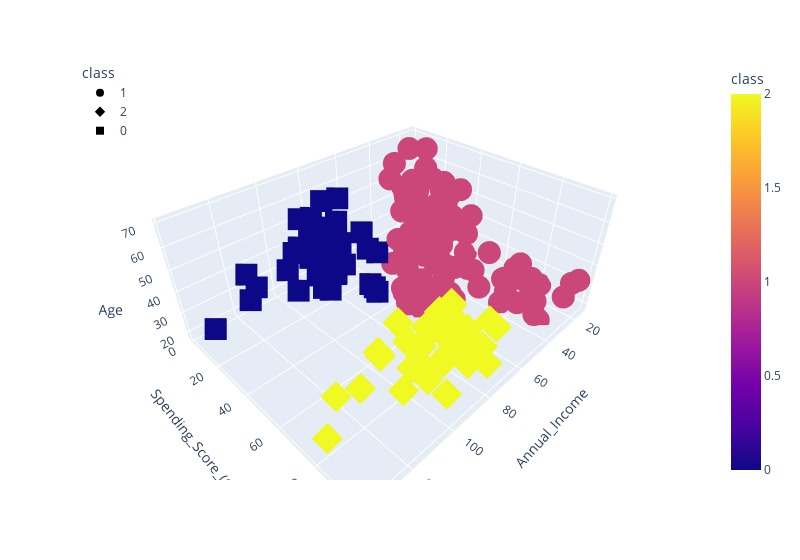

Notebook code cell kept with this figure:
### Code cell
test_cluster_amount(df_shopping, 3)
# df_shopping.hvplot.scatter(x="Annual_Income", y="Spending_Score_(1-100)", by="class")

fig = px.scatter_3d(
    df_shopping,
    x="Annual_Income",
    y="Spending_Score_(1-100)",
    z="Age",
    color="class",
    symbol="class",
    width=800,
)
fig.update_layout(legend=dict(x=0, y=1))
fig.show()

### Figure 1 — Plotly figure (JSON) as saved in the notebook; plotly's stock layout.template omitted (floating-point values rounded to 4 significant figures)
{"data": [{"hovertemplate": "class=%{marker.color}<br>Annual_Income=%{x}<br>Spending_Score_(1-100)=%{y}<br>Age=%{z}<extra></extra>", "legendgroup": "1", "marker": {"color": [1, 1, 1, 1, 1, 1, 1, 1, 1, 1, 1, 1, 1, 1, 1, 1, 1, 1, 1, 1, 1, 1, 1, 1, 1, 1, 1, 1, 1, 1, 1, 1, 1, 1, 1, 1, 1, 1, 1, 1, 1, 1, 1, 1, 1, 1, 1, 1, 1, 1, 1, 1, 1, 1, 1, 1, 1, 1, 1, 1, 1, 1, 1, 1, 1, 1, 1, 1, 1, 1, 1, 1, 1, 1, 1, 1, 1, 1, 1, 1, 1, 1, 1, 1, 1, 1, 1, 1, 1, 1, 1, 1, 1, 1, 1, 1, 1, 1, 1, 1, 1, 1, 1, 1, 1, 1, 1, 1, 1, 1, 1, 1, 1, 1, 1, 1, 1, 1, 1, 1, 1, 1, 1], "coloraxis": "coloraxis", "symbol": "circle"}, "mode": "markers", "name": "1", "scene": "scene", "showlegend": true, "type": "scatter3d", "x": [15, 15, 16, 16, 17, 17, 18, 18, 19, 19, 19, 19, 20, 20, 20, 20, 21, 21, 23, 23, 24, 24, 25, 25, 28, 28, 28, 28, 29, 29, 30, 30, 33, 33, 33, 33, 34, 34, 37, 37, 38, 38, 39, 39, 39, 39, 40, 40, 40, 40, 42, 42, 43, 43, 43, 43, 44, 44, 46, 46, 46, 46, 47, 47, 48, 48, 48, 48, 48, 48, 49, 49, 50, 50, 54, 54, 54, 54, 54, 54, 54, 54, 54, 54, 54, 54, 57, 57, 58, 58, 59, 59, 60, 60, 60, 60, 60, 60, 61, 61, 62, 62, 62, 62, 62, 62, 63, 63, 63, 63, 63, 63, 64, 64, 65, 65, 65, 65, 67, 67, 67, 67, 69], "y": [39, 81, 6, 77, 40, 76, 6, 94, 3, 72, 14, 99, 15, 77, 13, 79, 35, 66, 29, 98, 35, 73, 5, 73, 14, 82, 32, 61, 31, 87, 4, 73, 4, 92, 14, 81, 17, 73, 26, 75, 35, 92, 36, 61, 28, 65, 55, 47, 42, 42, 52, 60, 54, 60, 45, 41, 50, 46, 51, 46, 56, 55, 52, 59, 51, 59, 50, 48, 59, 47, 55, 42, 49, 56, 47, 54, 53, 48, 52, 42, 51, 55, 41, 44, 57, 46, 58, 55, 60, 46, 55, 41, 49, 40, 42, 52, 47, 50, 42, 49, 41, 48, 59, 55, 56, 42, 50, 46, 43, 48, 52, 54, 42, 46, 48, 50, 43, 59, 43, 57, 56, 40, 58], "z": [19, 21, 20, 23, 31, 22, 35, 23, 64, 30, 67, 35, 58, 24, 37, 22, 35, 20, 52, 35, 35, 25, 46, 31, 54, 29, 45, 35, 40, 23, 60, 21, 53, 18, 49, 21, 42, 30, 36, 20, 65, 24, 48, 31, 49, 24, 50, 27, 29, 31, 49, 33, 31, 59, 50, 47, 51, 69, 27, 53, 70, 19, 67, 54, 63, 18, 43, 68, 19, 32, 70, 47, 60, 60, 59, 26, 45, 40, 23, 49, 57, 38, 67, 46, 21, 48, 55, 22, 34, 50, 68, 18, 48, 40, 32, 24, 47, 27, 48, 20, 23, 49, 67, 26, 49, 21, 66, 54, 68, 66, 65, 19, 38, 19, 18, 19, 63, 49, 51, 50, 27, 38, 40]}, {"hovertemplate": "class=%{marker.color}<br>Annual_Income=%{x}<br>Spending_Score_(1-100)=%{y}<br>Age=%{z}<extra></extra>", "legendgroup": "2", "marker": {"color": [2, 2, 2, 2, 2, 2, 2, 2, 2, 2, 2, 2, 2, 2, 2, 2, 2, 2, 2, 2, 2, 2, 2, 2, 2, 2, 2, 2, 2, 2, 2, 2, 2, 2, 2, 2, 2, 2, 2], "coloraxis": "coloraxis", "symbol": "diamond"}, "mode": "markers", "name": "2", "scene": "scene", "showlegend": true, "type": "scatter3d", "x": [69, 70, 71, 71, 71, 72, 73, 73, 74, 75, 76, 77, 77, 78, 78, 78, 78, 78, 78, 79, 81, 85, 86, 87, 87, 87, 88, 88, 93, 97, 98, 99, 101, 103, 103, 113, 120, 126, 137], "y": [91, 77, 95, 75, 75, 71, 88, 73, 72, 93, 87, 97, 74, 90, 88, 76, 89, 78, 73, 83, 93, 75, 95, 63, 75, 92, 86, 69, 90, 86, 88, 97, 68, 85, 69, 91, 79, 74, 83], "z": [39, 31, 40, 38, 39, 31, 29, 32, 35, 32, 32, 28, 32, 34, 39, 38, 27, 30, 30, 29, 31, 36, 33, 32, 28, 36, 30, 27, 35, 32, 29, 30, 28, 36, 32, 38, 35, 32, 30]}, {"hovertemplate": "class=%{marker.color}<br>Annual_Income=%{x}<br>Spending_Score_(1-100)=%{y}<br>Age=%{z}<extra></extra>", "legendgroup": "0", "marker": {"color": [0, 0, 0, 0, 0, 0, 0, 0, 0, 0, 0, 0, 0, 0, 0, 0, 0, 0, 0, 0, 0, 0, 0, 0, 0, 0, 0, 0, 0, 0, 0, 0, 0, 0, 0, 0, 0, 0], "coloraxis": "coloraxis", "symbol": "square"}, "mode": "markers", "name": "0", "scene": "scene", "showlegend": true, "type": "scatter3d", "x": [70, 71, 71, 71, 72, 73, 73, 74, 75, 76, 77, 77, 78, 78, 78, 78, 78, 78, 79, 81, 85, 86, 87, 87, 87, 88, 88, 93, 97, 98, 99, 101, 103, 103, 113, 120, 126, 137], "y": [29, 35, 11, 9, 34, 5, 7, 10, 5, 40, 12, 36, 22, 17, 20, 16, 1, 1, 35, 5, 26, 20, 27, 13, 10, 13, 15, 14, 32, 15, 39, 24, 17, 23, 8, 16, 28, 18], "z": [23, 43, 59, 47, 25, 20, 44, 19, 57, 28, 25, 48, 34, 43, 44, 47, 37, 34, 56, 19, 50, 42, 36, 40, 36, 52, 58, 59, 37, 46, 41, 54, 41, 34, 33, 47, 45, 32]}], "layout": {"coloraxis": {"colorbar": {"title": {"text": "class"}}, "colorscale": [[0, "#0d0887"], [0.1111, "#46039f"], [0.2222, "#7201a8"], [0.3333, "#9c179e"], [0.4444, "#bd3786"], [0.5556, "#d8576b"], [0.6667, "#ed7953"], [0.7778, "#fb9f3a"], [0.8889, "#fdca26"], [1, "#f0f921"]]}, "legend": {"title": {"text": "class"}, "tracegroupgap": 0, "x": 0, "y": 1}, "margin": {"t": 60}, "scene": {"domain": {"x": [0, 1], "y": [0, 1]}, "xaxis": {"title": {"text": "Annual_Income"}}, "yaxis": {"title": {"text": "Spending_Score_(1-100)"}}, "zaxis": {"title": {"text": "Age"}}}, "width": 800}}
